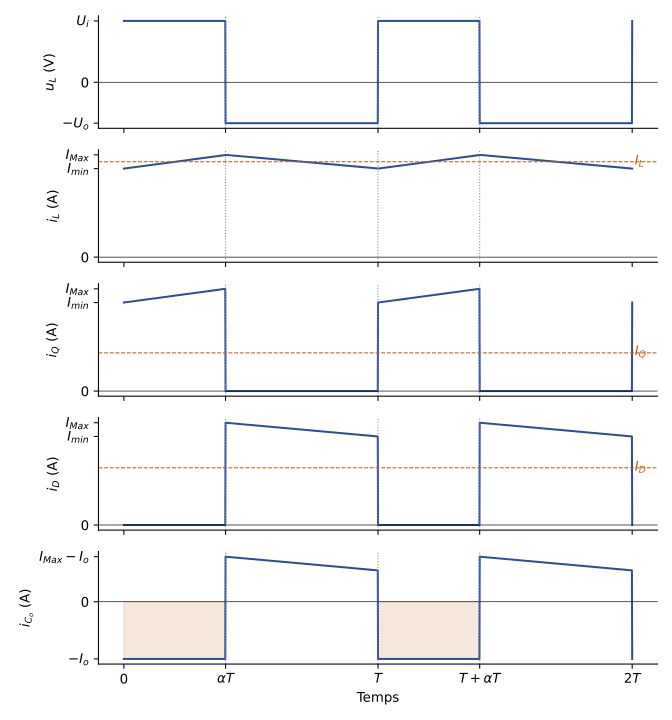

Write Python code to recreate this figure.
"""EAEP1, partiel 2022-2023, q. 5, 6 et 8 — buck-boost (chargeur Li-ion) en conduction continue.
Reconstruite (Claude) : alpha = 0,4, Ui = 3,3 V, L = 330 µH, f = 50 kHz (données du sujet) ;
Uo = 2,2 V ; charge Ro = 6,6 ohms (valeur de la q. 7) choisie pour fixer les courants."""
import numpy as np
import matplotlib
matplotlib.use("Agg")
import matplotlib.pyplot as plt
plt.rcParams.update({"font.family": "sans-serif", "font.size": 10, "svg.fonttype": "none"})

a, Ui, L, f, Ro = 0.4, 3.3, 330e-6, 50e3, 6.6
Uo = Ui * a / (1 - a); Io = Uo / Ro; IL = Io / (1 - a); dI = Ui * a / (L * f)
t = np.linspace(0, 2, 2001); ph = t % 1; on = ph < a
iL = np.where(on, IL - dI / 2 + dI * ph / a, IL + dI / 2 - dI * (ph - a) / (1 - a))
sig = [("$u_L$ (V)", np.where(on, Ui, -Uo)), ("$i_L$ (A)", iL), ("$i_Q$ (A)", np.where(on, iL, 0)),
       ("$i_D$ (A)", np.where(on, 0, iL)), ("$i_{C_o}$ (A)", np.where(on, 0, iL) - Io)]
fig, axs = plt.subplots(5, 1, figsize=(7, 7.5), sharex=True)
for ax, (nom, y) in zip(axs, sig):
    ax.plot(t, y, color="#2B4C9B"); ax.axhline(0, color="k", lw=0.5); ax.set_ylabel(nom)
    for k in (a, 1, 1 + a):
        ax.axvline(k, color="#7E889B", ls=":", lw=0.8)
    ax.spines[["top", "right"]].set_visible(False)
axs[0].set_yticks([-Uo, 0, Ui]); axs[0].set_yticklabels(["$-U_o$", "0", "$U_i$"])
for ax in axs[1:4]:
    ax.set_yticks([0, IL - dI / 2, IL + dI / 2]); ax.set_yticklabels(["0", "$I_{min}$", "$I_{Max}$"])
axs[1].axhline(IL, color="#BF6014", ls="--", lw=0.8); axs[1].text(2.01, IL, "$I_L$", color="#BF6014", va="center")
axs[2].axhline(a * IL, color="#BF6014", ls="--", lw=0.8); axs[2].text(2.01, a * IL, "$I_Q$", color="#BF6014", va="center")
axs[3].axhline((1 - a) * IL, color="#BF6014", ls="--", lw=0.8); axs[3].text(2.01, (1 - a) * IL, "$I_D$", color="#BF6014", va="center")
axs[4].set_yticks([-Io, 0, IL + dI / 2 - Io]); axs[4].set_yticklabels(["$-I_o$", "0", "$I_{Max}-I_o$"])
axs[4].fill_between(t, 0, np.where(on, 0, iL) - Io, where=on, color="#BF6014", alpha=0.15)
axs[4].set_xticks([0, a, 1, 1 + a, 2]); axs[4].set_xticklabels(["0", r"$\alpha T$", "$T$", r"$T+\alpha T$", "$2T$"])
axs[4].set_xlabel("Temps")
fig.tight_layout()
fig.savefig("ann2223-buck-boost-chronogrammes.svg")
